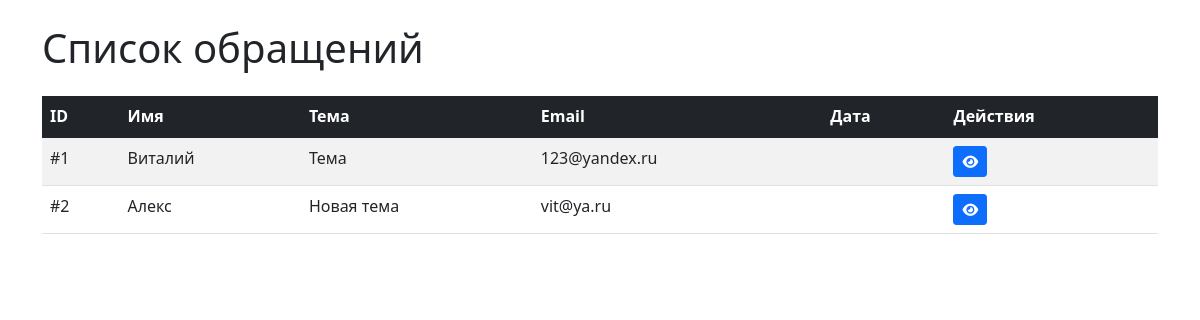
Before: /contact/list/ with the older database file.
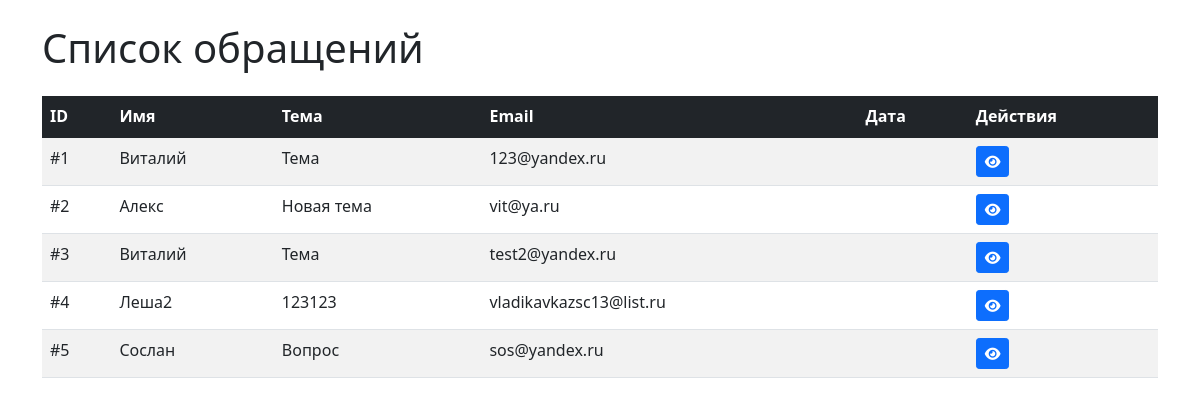
After: the same page with the newer database file.
### contact/models.py (models this page shows, shortened)
class Feedback(models.Model):
    name = models.CharField(
        max_length=100,
        verbose_name='Имя'
    )
    subject = models.CharField(
        max_length=200,
        verbose_name='Тема'
    )
    email = models.EmailField(
        max_length=254,
        verbose_name='Email'
    )
    message = models.TextField(
        verbose_name='Сообщение'
    )
    class Meta:
        verbose_name = 'Обратная связь'
        verbose_name_plural = 'Обратная связь'

### contact/views.py (the view)
# urls.py: path('list/', views.feedback_list, name='list'),
def feedback_list(request):
    feedbacks = Feedback.objects.all()
    paginator = Paginator(feedbacks, 10)
    page_number = request.GET.get('page')
    page_obj = paginator.get_page(page_number)
    return render(request, 'contact/feedback_list.html', {
        'page_obj': page_obj,
        'title': 'Список обращений'
    })

### contact/templates/contact/feedback_list.html (shortened to what this page needs)
<!DOCTYPE html>
<html lang="ru">
<head>
    <link href="https://cdn.jsdelivr.net/npm/bootstrap@5.1.3/dist/css/bootstrap.min.css" rel="stylesheet">
    <link rel="stylesheet" href="https://cdnjs.cloudflare.com/ajax/libs/font-awesome/6.0.0/css/all.min.css">
</head>
<body>
    <div class="container py-4">
        <h1 class="mb-4">{{ title }}</h1>
        <div class="table-responsive">
            <table class="table table-striped table-hover">
                <thead class="table-dark">
                    <tr>
                        <th>ID</th>
                        <th>Имя</th>
                        <th>Тема</th>
                        <th>Email</th>
                        <th>Дата</th>
                        <th>Действия</th>
                    </tr>
                </thead>
                <tbody>
                    {% for feedback in page_obj %}
                        <tr>
                            <td>#{{ feedback.id }}</td>
                            <td>{{ feedback.name }}</td>
                            <td>{{ feedback.subject }}</td>
                            <td>{{ feedback.email }}</td>
                            <td>{{ feedback.created_at|date:"d.m.Y H:i" }}</td>
                            <td>
                                <a href="{% url 'contact:detail' feedback.id %}" class="btn btn-sm btn-primary">
                                    <i class="fas fa-eye"></i>
                                </a>
                            </td>
                        </tr>
                    {% empty %}
                        <tr>
                            <td colspan="6" class="text-center">Нет обращений</td>
                        </tr>
                    {% endfor %}
                </tbody>
            </table>
        </div>

Changed rows visible on the page:
added Feedback: id "3", name "Виталий", subject "Тема", email "test2@yandex.ru"
added Feedback: id "4", name "Леша2", subject "123123", email "vladikavkazsc13@list.ru"
added Feedback: id "5", name "Сослан", subject "Вопрос", email "sos@yandex.ru"
